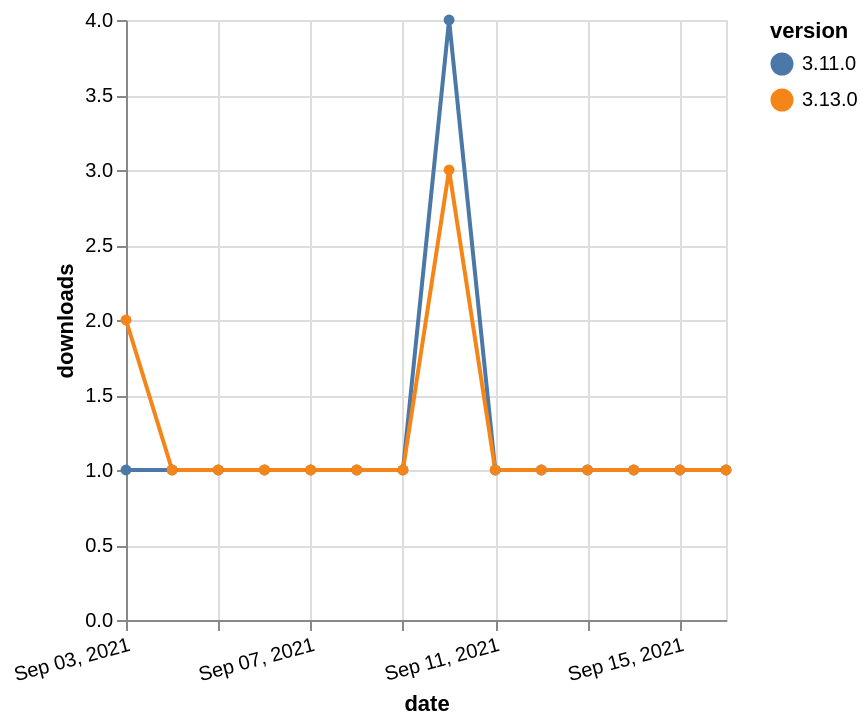

Write a Vega-Lite specification for this figure.
### Vega-Lite specification from a JSON file in a GitHub repository (floating-point values rounded to 4 significant figures)
{"$schema": "https://vega.github.io/schema/vega-lite/v5.json", "description": "A simple bar chart with embedded data.", "data": {"values": [{"date": "2021-09-03", "total": 226, "delta": 1, "version": "3.11.0"}, {"date": "2021-09-04", "total": 227, "delta": 1, "version": "3.11.0"}, {"date": "2021-09-05", "total": 228, "delta": 1, "version": "3.11.0"}, {"date": "2021-09-06", "total": 229, "delta": 1, "version": "3.11.0"}, {"date": "2021-09-07", "total": 230, "delta": 1, "version": "3.11.0"}, {"date": "2021-09-08", "total": 231, "delta": 1, "version": "3.11.0"}, {"date": "2021-09-09", "total": 232, "delta": 1, "version": "3.11.0"}, {"date": "2021-09-10", "total": 236, "delta": 4, "version": "3.11.0"}, {"date": "2021-09-11", "total": 237, "delta": 1, "version": "3.11.0"}, {"date": "2021-09-12", "total": 238, "delta": 1, "version": "3.11.0"}, {"date": "2021-09-13", "total": 239, "delta": 1, "version": "3.11.0"}, {"date": "2021-09-14", "total": 240, "delta": 1, "version": "3.11.0"}, {"date": "2021-09-15", "total": 241, "delta": 1, "version": "3.11.0"}, {"date": "2021-09-16", "total": 242, "delta": 1, "version": "3.11.0"}, {"date": "2021-09-03", "total": 113, "delta": 2, "version": "3.13.0"}, {"date": "2021-09-04", "total": 114, "delta": 1, "version": "3.13.0"}, {"date": "2021-09-05", "total": 115, "delta": 1, "version": "3.13.0"}, {"date": "2021-09-06", "total": 116, "delta": 1, "version": "3.13.0"}, {"date": "2021-09-07", "total": 117, "delta": 1, "version": "3.13.0"}, {"date": "2021-09-08", "total": 118, "delta": 1, "version": "3.13.0"}, {"date": "2021-09-09", "total": 119, "delta": 1, "version": "3.13.0"}, {"date": "2021-09-10", "total": 122, "delta": 3, "version": "3.13.0"}, {"date": "2021-09-11", "total": 123, "delta": 1, "version": "3.13.0"}, {"date": "2021-09-12", "total": 124, "delta": 1, "version": "3.13.0"}, {"date": "2021-09-13", "total": 125, "delta": 1, "version": "3.13.0"}, {"date": "2021-09-14", "total": 126, "delta": 1, "version": "3.13.0"}, {"date": "2021-09-15", "total": 127, "delta": 1, "version": "3.13.0"}, {"date": "2021-09-16", "total": 128, "delta": 1, "version": "3.13.0"}]}, "width": "container", "mark": {"type": "line", "point": {"filled": true}}, "encoding": {"x": {"field": "date", "type": "temporal", "timeUnit": "yearmonthdate", "title": "date", "axis": {"labelAngle": -15}}, "y": {"field": "delta", "type": "quantitative", "title": "downloads"}, "color": {"field": "version", "type": "nominal"}, "tooltip": {"field": "delta"}}}
